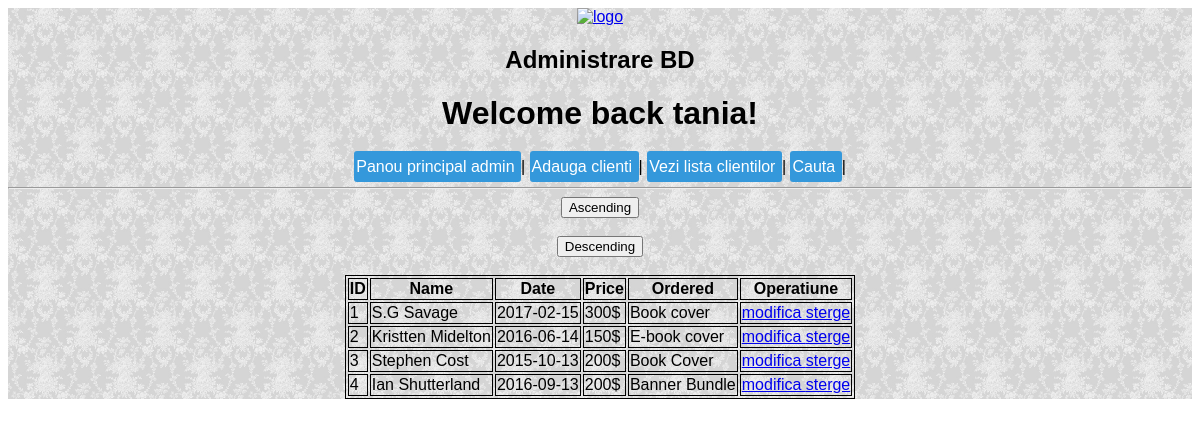
/php/admin.php?op=vezilistaclientimodi (signed in), run on the app's committed database.
### tables this page shows
CREATE TABLE `clienti` (
  `clientid` int(10) NOT NULL,
  `Name` text NOT NULL,
  `Date` date NOT NULL,
  `Price` text NOT NULL,
  `Ordered` text NOT NULL
);

### php/admin.php (the view, shortened to what this page needs)
<head>
</head>
<div class="background">
<center>
 <a href="..\index.php"> <img id="logo" src="http://taniamarin.weebly.com/uploads/1/9/9/5/19958899/1454616862.png" alt="logo"></a>
<h2> Administrare BD </h2>
<h1> <?php
$username= $_SESSION["user"];
echo  "Welcome back ",$username, "!";
?>
</br></h1>
<a href="admin.php" class="btn " > Panou principal admin </a> |
<a href="admin.php?op=addform" class="btn btn-primary btn-large btn-block" > Adauga clienti </a> |
<a href="admin.php?op=vezilistaclientimodi" class="btn btn-primary btn-large btn-block" > Vezi lista clientilor </a> |
<a href="admin.php?op=search" class="btn btn-primary btn-large btn-block" > Cauta </a> |
<hr />
<?php
if(isset($_GET["op"]))
	$operatiune = $_GET["op"];
	else if(isset($_POST["op"]))
		$operatiune = $_POST["op"];
		else $operatiune = "";
switch($operatiune)
{
	case "vezilistaclientimodi" : vezilistaclientimodi();
	break;
}
global $link;
	?>
    <?php
function vezilistaclientimodi()
{
	global $link;
	$query_string = "SELECT clientid,name,date,price,ordered FROM clienti ";
if(isset($_POST['ASC']))
{
    $asc_query = "SELECT * FROM `clienti` ORDER BY `clienti`.`Name` ASC";
	$result = mysqli_query($link, $asc_query );
}
elseif (isset ($_POST['DESC']))
    {
          $desc_query = "SELECT * FROM `clienti` ORDER BY `clienti`.`Name` DESC";
		  $result = mysqli_query($link, $desc_query );
    }
 else {
      $result = mysqli_query($link, $query_string);
}
 echo "<form action=\"admin.php?op=vezilistaclientimodi\" method=\"post\">
            <input type=\"submit\" name=\"ASC\" value=\"Ascending\"><br><br>
            <input type=\"submit\" name=\"DESC\" value=\"Descending\"><br><br>
			  <table>
                <tr>
                    <th>ID</th>
                    <th>Name</th>
                    <th>Date</th>
                    <th>Price</th>
                    <th>Ordered</th>
					<th>Operatiune</th>
                </tr>";
while( $row = mysqli_fetch_array($result))
{$clientid = $row["clientid"];
		echo "<tr><td>",$row["clientid"],"</td>";
		echo "<td>", $row["name"],"</td>";
		echo "<td>", $row["date"],"</td>";
		echo "<td>", $row["price"],"</td>";
		echo "<td>", $row["ordered"],"</td>";
		echo "<td>","<a href=\"admin.php?clientid=$clientid&op=modiclient\"> modifica </a>";
		echo"<a href=\"admin.php?clientid=$clientid&op=deleteclient\"> sterge </a>";
}
echo "</tr></table></form>";
}
?>

### data on the page
clienti: clientid "1", Name "S.G Savage", Date "2017-02-15", Price "300$", Ordered "Book cover"
clienti: clientid "2", Name "Kristten Midelton", Date "2016-06-14", Price "150$", Ordered "E-book cover"
clienti: clientid "3", Name "Stephen Cost", Date "2015-10-13", Price "200$", Ordered "Book Cover"
clienti: clientid "4", Name "Ian Shutterland", Date "2016-09-13", Price "200$", Ordered "Banner Bundle"

### other printed values
$username "tania"
